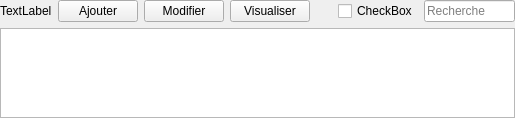
<?xml version="1.0" encoding="UTF-8"?>
<ui version="4.0">
 <class>VueFragment</class>
 <widget class="QWidget" name="VueFragment">
  <property name="enabled">
   <bool>true</bool>
  </property>
  <property name="geometry">
   <rect>
    <x>0</x>
    <y>0</y>
    <width>515</width>
    <height>118</height>
   </rect>
  </property>
  <property name="sizePolicy">
   <sizepolicy hsizetype="Preferred" vsizetype="Preferred">
    <horstretch>0</horstretch>
    <verstretch>0</verstretch>
   </sizepolicy>
  </property>
  <property name="windowTitle">
   <string>Form</string>
  </property>
  <layout class="QVBoxLayout" name="verticalLayout">
   <property name="margin">
    <number>0</number>
   </property>
   <item>
    <layout class="QHBoxLayout" name="horizontalLayout">
     <item>
      <widget class="QLabel" name="etiquette">
       <property name="font">
        <font>
         <weight>50</weight>
         <bold>false</bold>
         <underline>false</underline>
        </font>
       </property>
       <property name="text">
        <string>TextLabel</string>
       </property>
      </widget>
     </item>
     <item>
      <widget class="QPushButton" name="boutonAjouter">
       <property name="text">
        <string>Ajouter</string>
       </property>
       <property name="icon">
        <iconset theme="list-add">
         <normaloff/>
        </iconset>
       </property>
      </widget>
     </item>
     <item>
      <widget class="QPushButton" name="boutonModifier">
       <property name="enabled">
        <bool>true</bool>
       </property>
       <property name="text">
        <string>Modifier</string>
       </property>
       <property name="icon">
        <iconset theme="document-edit">
         <normaloff/>
        </iconset>
       </property>
      </widget>
     </item>
     <item>
      <widget class="QPushButton" name="boutonVoir">
       <property name="text">
        <string>Visualiser</string>
       </property>
       <property name="icon">
        <iconset theme="documentinfo">
         <normaloff/>
        </iconset>
       </property>
      </widget>
     </item>
     <item>
      <spacer name="horizontalSpacer">
       <property name="orientation">
        <enum>Qt::Horizontal</enum>
       </property>
       <property name="sizeHint" stdset="0">
        <size>
         <width>40</width>
         <height>20</height>
        </size>
       </property>
      </spacer>
     </item>
     <item>
      <widget class="QCheckBox" name="caseCocher">
       <property name="text">
        <string>CheckBox</string>
       </property>
      </widget>
     </item>
     <item>
      <widget class="QLineEdit" name="champ">
       <property name="minimumSize">
        <size>
         <width>0</width>
         <height>0</height>
        </size>
       </property>
       <property name="maximumSize">
        <size>
         <width>200</width>
         <height>16777215</height>
        </size>
       </property>
       <property name="text">
        <string/>
       </property>
       <property name="placeholderText">
        <string>Recherche</string>
       </property>
      </widget>
     </item>
    </layout>
   </item>
   <item>
    <widget class="QTableView" name="tableau">
     <property name="alternatingRowColors">
      <bool>true</bool>
     </property>
     <property name="showGrid">
      <bool>false</bool>
     </property>
     <property name="sortingEnabled">
      <bool>true</bool>
     </property>
     <property name="cornerButtonEnabled">
      <bool>false</bool>
     </property>
     <attribute name="horizontalHeaderVisible">
      <bool>false</bool>
     </attribute>
     <attribute name="horizontalHeaderCascadingSectionResizes">
      <bool>false</bool>
     </attribute>
     <attribute name="horizontalHeaderShowSortIndicator" stdset="0">
      <bool>false</bool>
     </attribute>
     <attribute name="verticalHeaderVisible">
      <bool>false</bool>
     </attribute>
     <attribute name="verticalHeaderCascadingSectionResizes">
      <bool>false</bool>
     </attribute>
    </widget>
   </item>
  </layout>
 </widget>
 <resources/>
 <connections/>
</ui>
